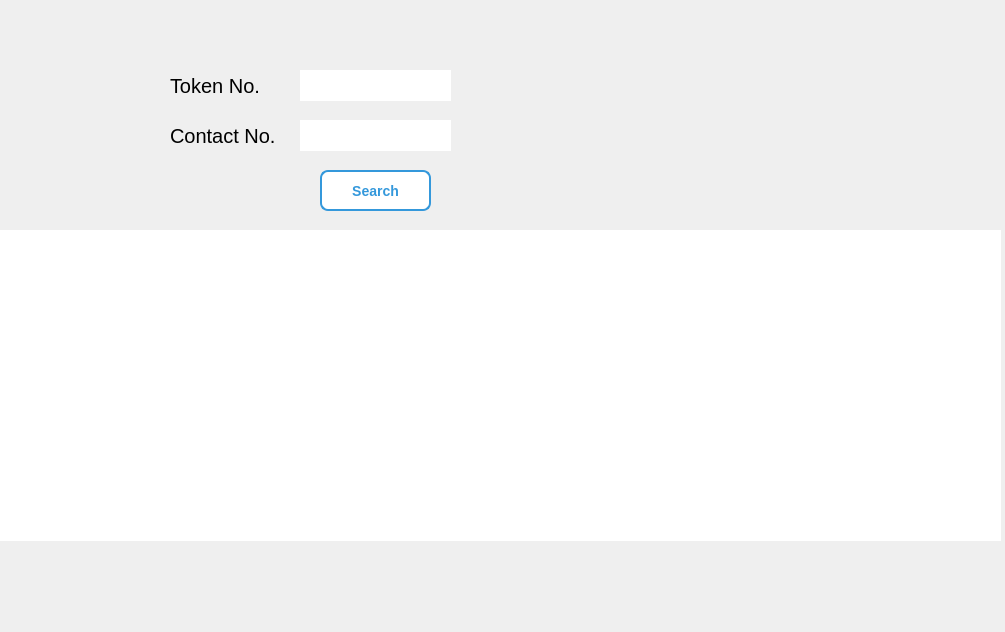
<?xml version="1.0" encoding="UTF-8"?>
<ui version="4.0">
 <class>Records</class>
 <widget class="QDialog" name="Records">
  <property name="windowModality">
   <enum>Qt::WindowModality::WindowModal</enum>
  </property>
  <property name="geometry">
   <rect>
    <x>0</x>
    <y>0</y>
    <width>1005</width>
    <height>632</height>
   </rect>
  </property>
  <property name="windowTitle">
   <string>Records</string>
  </property>
  <widget class="QTableView" name="tableView">
   <property name="geometry">
    <rect>
     <x>0</x>
     <y>230</y>
     <width>1001</width>
     <height>311</height>
    </rect>
   </property>
   <property name="styleSheet">
    <string notr="true">border:none</string>
   </property>
  </widget>
  <widget class="QLabel" name="lblinfo">
   <property name="geometry">
    <rect>
     <x>250</x>
     <y>560</y>
     <width>491</width>
     <height>31</height>
    </rect>
   </property>
   <property name="styleSheet">
    <string notr="true">font-family: 'Comic Sans MS', cursive, sans-serif;
font-size:20px;</string>
   </property>
   <property name="text">
    <string/>
   </property>
  </widget>
  <widget class="QLineEdit" name="lineEdit">
   <property name="geometry">
    <rect>
     <x>300</x>
     <y>70</y>
     <width>151</width>
     <height>31</height>
    </rect>
   </property>
   <property name="styleSheet">
    <string notr="true">border:none;</string>
   </property>
  </widget>
  <widget class="QLineEdit" name="lineEdit_2">
   <property name="geometry">
    <rect>
     <x>300</x>
     <y>120</y>
     <width>151</width>
     <height>31</height>
    </rect>
   </property>
   <property name="styleSheet">
    <string notr="true">border:none;</string>
   </property>
  </widget>
  <widget class="QLabel" name="label">
   <property name="geometry">
    <rect>
     <x>170</x>
     <y>70</y>
     <width>91</width>
     <height>31</height>
    </rect>
   </property>
   <property name="styleSheet">
    <string notr="true">font-family: 'Comic Sans MS', cursive, sans-serif;
font-size:20px;</string>
   </property>
   <property name="text">
    <string>Token No.</string>
   </property>
  </widget>
  <widget class="QLabel" name="label_2">
   <property name="geometry">
    <rect>
     <x>170</x>
     <y>120</y>
     <width>111</width>
     <height>31</height>
    </rect>
   </property>
   <property name="styleSheet">
    <string notr="true">font-family: 'Comic Sans MS', cursive, sans-serif;
font-size:20px;</string>
   </property>
   <property name="text">
    <string>Contact No.</string>
   </property>
  </widget>
  <widget class="QPushButton" name="btnSearch">
   <property name="geometry">
    <rect>
     <x>320</x>
     <y>170</y>
     <width>111</width>
     <height>41</height>
    </rect>
   </property>
   <property name="styleSheet">
    <string notr="true">
    QPushButton {
        background-color: white;
        border: 2px solid #3498db;
        color: #3498db;
        padding: 5px 10px;
        border-radius: 8px;
        font-size: 14px;
        font-weight: bold;
    }
    QPushButton:hover {
        background-color: #3498db;
        color: white;
    }
    </string>
   </property>
   <property name="text">
    <string>Search</string>
   </property>
  </widget>
 </widget>
 <resources/>
 <connections/>
</ui>
